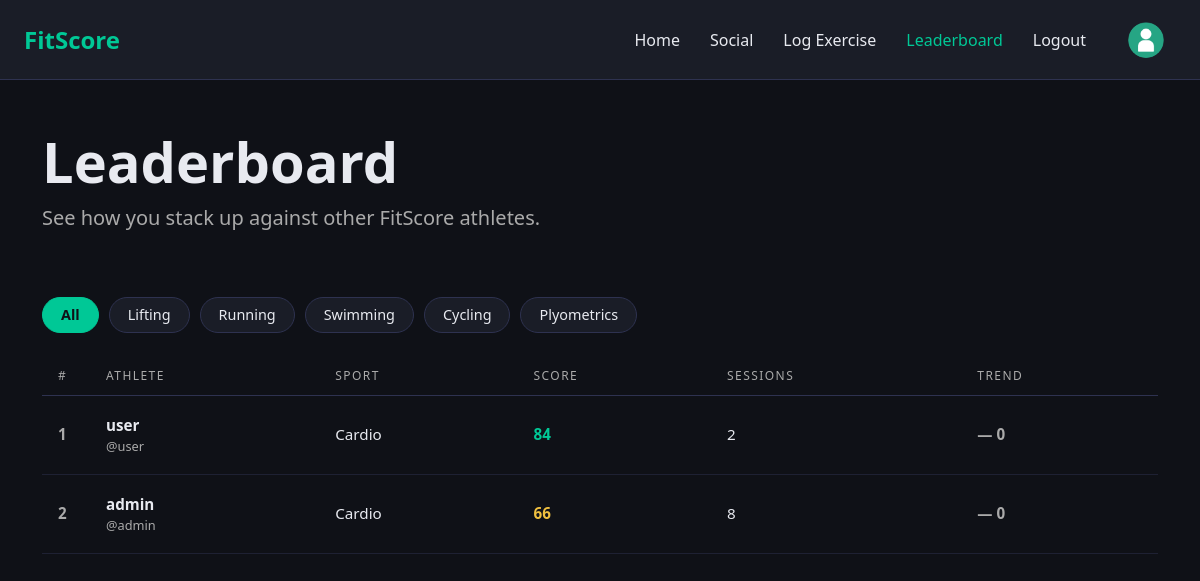
Page /leaderboard (signed in) on the earlier database version.
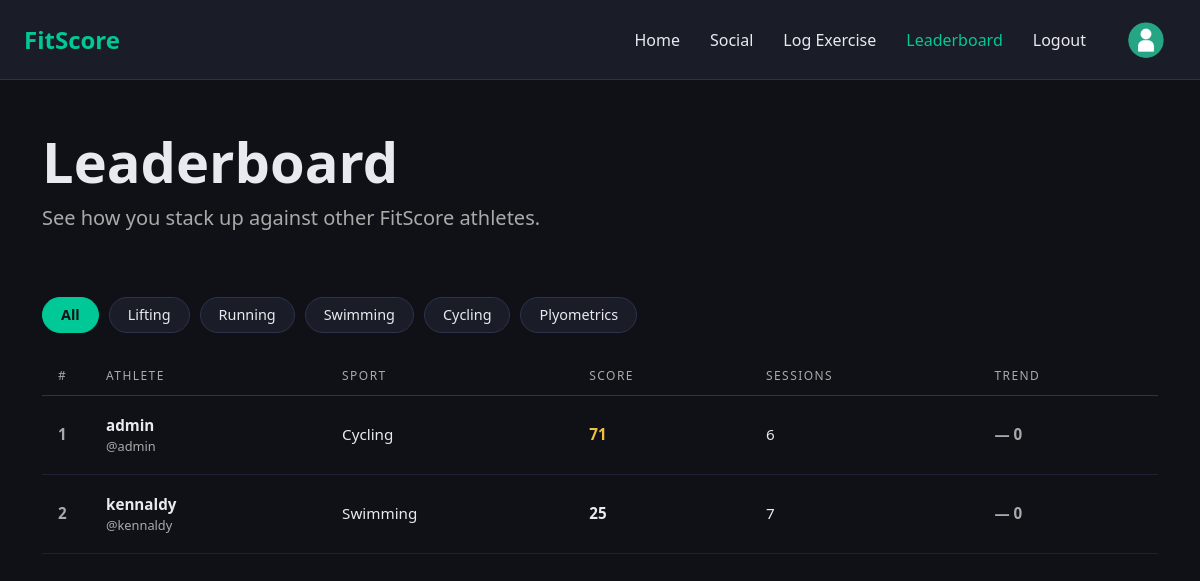
Same page on the later database version.
### models.py (models this page shows, shortened)
class User(UserMixin, db.Model):
    __tablename__ = 'Users'
    user_id = db.Column(db.Integer, primary_key=True, autoincrement=True)
    firstname = db.Column(db.String(50), nullable=True)
    lastname = db.Column(db.String(50), nullable=True)
    bio = db.Column(db.String(500), nullable=True)
    username = db.Column(db.String(50), nullable=False)
    password = db.Column(db.String(256), nullable=False)
    email = db.Column(db.String(50), nullable=False)
    created_at = db.Column(db.DateTime, default=datetime.utcnow)
    updated_at = db.Column(db.DateTime, default=datetime.utcnow, onupdate=datetime.utcnow)
    logs = db.relationship('Log', backref='user', lazy=True)

class Exercise(db.Model):
    __tablename__ = 'Exercises'
    exercise_id = db.Column(db.Integer, primary_key=True, autoincrement=True)
    exercise_name = db.Column(db.String(50), nullable=False, unique=True)
    exercise_type = db.Column(db.String(50), nullable=False)
    units = db.Column(db.String(50), nullable=False)
    mean_statistic = db.Column(db.Float, nullable=False) # use negative value for time-based exercises
    stdev_statistic = db.Column(db.Float, nullable=False)
    logs = db.relationship('Log', backref='exercise', lazy=True)

### app.py (the view)
@app.route('/leaderboard')
@login_required
def leaderboard():
    users = User.query.all()
    leaderboard_data = [entry for user in users
                        if (entry := summarize_user_performance(user))['has_logs']]
    leaderboard_data.sort(key=lambda x: x['overall_score'], reverse=True)
    return render_template('leaderboard.html', leaderboard=leaderboard_data)

### app.py (called while the page is built)
@login_manager.user_loader
def load_user(user_id):
    return User.query.get(int(user_id))

def z_to_percentile(z):
    return round(0.5 * (1 + math.erf(z / math.sqrt(2))) * 100)

### templates/leaderboard.html (shortened to what this page needs)
    {% extends "base.html" %}
    {% block content %}
        <div class="container py-5">
            <h1 class="display-4 fw-bold">Leaderboard</h1>
            <p class="lead" style="color: #aaa;">See how you stack up against other FitScore athletes.</p>
        </div>
        <div class="container pb-4">
            <div class="lb-filters">
                <button class="lb-filter-btn active" data-sport="all">All</button>
                <button class="lb-filter-btn" data-sport="lifting">Lifting</button>
                <button class="lb-filter-btn" data-sport="running">Running</button>
                <button class="lb-filter-btn" data-sport="swimming">Swimming</button>
                <button class="lb-filter-btn" data-sport="cycling">Cycling</button>
                <button class="lb-filter-btn" data-sport="plyometrics">Plyometrics</button>
            </div>
        </div>
        <div class="container pb-5">
            <table class="lb-table">
                <thead>
                    <tr>
                        <th>#</th>
                        <th>Athlete</th>
                        <th>Sport</th>
                        <th>Score</th>
                        <th>Sessions</th>
                        <th>Trend</th>
                    </tr>
                </thead>
                <tbody>
                    {% if leaderboard %}
                        {% for entry in leaderboard %}
                            {% set score_class = 'lb-score-high' if entry.overall_score >= 80 else ('lb-score-mid' if entry.overall_score >= 60 else 'lb-score-low') %}
                            {% set primary_sport = entry.primary_category.lower() if entry.primary_category != 'N/A' else 'all' %}
                            <tr data-sport="{{ primary_sport }}">
                                <td class="lb-rank">{{ loop.index }}</td>
                                <td class="lb-athlete">{{ entry.username }}<span>@{{ entry.username.lower() }}</span></td>
                                <td>{{ entry.primary_category|title }}</td>
                                <td class="lb-score {{ score_class }}">{{ entry.overall_score|int }}</td>
                                <td>{{ entry.total_sessions }}</td>
                                <td class="lb-trend lb-trend-neutral">— 0</td>
                            </tr>
                        {% endfor %}
                    {% else %}
                        <tr>
                            <td colspan="6" style="text-align: center; padding: 20px;">No athlete data available</td>
                        </tr>
                    {% endif %}
                </tbody>
            </table>
        </div>
    {% endblock %}

### templates/base.html (shortened to what this page needs)
<!DOCTYPE html>
<html lang="en">
<head>
    <link href="https://cdn.jsdelivr.net/npm/bootstrap@5.3.3/dist/css/bootstrap.min.css" rel="stylesheet">
    <link href="https://cdn.jsdelivr.net/npm/bootstrap-icons@1.11.3/font/bootstrap-icons.min.css" rel="stylesheet">
    <link rel="stylesheet" href="{{ url_for('static', filename='styles.css') }}">
</head>
<body>
    <nav class="navbar navbar-dark px-4">
        <a href="{{ url_for('home') }}" class="navbar-brand">FitScore</a>
        <div class="navbar-links">
            <a href="{{ url_for('home') }}"
               class="navbar-link {% if request.endpoint == 'home' %}active{% endif %}">Home</a>
            <a href="{{ url_for('social') }}"
               class="navbar-link {% if request.endpoint == 'social' %}active{% endif %}">Social</a>
            <a href="{{ url_for('log') }}"
               class="navbar-link {% if request.endpoint == 'log' %}active{% endif %}">Log Exercise</a>
            <a href="{{ url_for('leaderboard') }}"
               class="navbar-link {% if request.endpoint == 'leaderboard' %}active{% endif %}">Leaderboard</a>
            <a href="{{ url_for('logout') }}" class="navbar-link">Logout</a>
            <a href="{{ url_for('profile') }}" class="navbar-profile-button">
                <img src="{{ url_for('static', filename='images/generic_profile_pic.png') }}"
                     alt="Profile Picture" class="profile-pic">
            </a>
        </div>
    </nav>
    {% block content %}{% endblock %}
</body>
</html>

### static/styles.css (style rules this page uses)
body { min-height: 100vh; background-color: #0f1117; color: #e8eaf0; }
.navbar { background-color: #1a1d27; border-bottom: 1px solid #2e3250; height: 80px; padding-top: 0; padding-bottom: 0; align-items: center; }
.navbar-brand { color: #00c896 !important; font-weight: 800; font-size: 1.5rem; }
.navbar-links { display: flex; gap: 30px; align-items: center; }
.navbar-link { color: #e8eaf0; text-decoration: none; transition: color 0.3s; font-size: 16px; }
.navbar-link:hover, .navbar-link.active { color: #00c896; }
.navbar-profile-button { padding: 10px 12px; display: flex; align-items: center; gap: 15px; }
.profile-pic { width: 36px; height: 36px; border-radius: 50%; object-fit: cover; }
.lb-filters { display: flex; flex-wrap: wrap; gap: 10px; }
.lb-filter-btn { background-color: #1a1d27; color: #e8eaf0; border: 1px solid #2e3250; border-radius: 20px; padding: 6px 18px; font-size: 0.9rem; cursor: pointer; transition: background-color 0.2s, color 0.2s, border-color 0.2s; }
.lb-filter-btn.active { background-color: #00c896; border-color: #00c896; color: #0f1117; font-weight: 600; }
.lb-table { width: 100%; border-collapse: collapse; }
.lb-table thead tr { border-bottom: 1px solid #2e3250; }
.lb-table th { padding: 10px 16px; font-size: 0.75rem; letter-spacing: 0.12em; text-transform: uppercase; color: #aaa; font-weight: 500; }
.lb-table tbody tr { border-bottom: 1px solid #1e2133; transition: background-color 0.15s; }
.lb-table td { padding: 18px 16px; font-size: 0.95rem; vertical-align: middle; }
.lb-rank { font-weight: 700; font-size: 1.1rem; color: #aaa; width: 48px; }
.lb-athlete { font-weight: 600; }
.lb-athlete span { display: block; font-size: 0.8rem; color: #aaa; font-weight: 400; }
.lb-score { font-weight: 700; font-size: 1.05rem; }
.lb-score-mid { color: #f0c040; }
.lb-score-low { color: #e8eaf0; }
.lb-trend { font-weight: 600; }
.lb-trend-neutral { color: #aaa; }

Differences in the rows shown:
no longer on this page (row edited): User: username "user", username "user"
no longer on this page (row edited): Exercise: primary_category "Cardio" "Cardio"
now on this page (row edited): Exercise: primary_category "Cycling"
added User: username "kennaldy", username "kennaldy"
now on this page (row edited): Exercise: primary_category "Swimming"
Other differences:
new list line: "1 @ 71 6 — 0"
new list line: "admin admin"
new list line: "2 @ 25 7 — 0"
list line gone: "1 @ 84 2 — 0"
list line gone: "2 @ 66 8 — 0"
list line gone: "admin admin"
